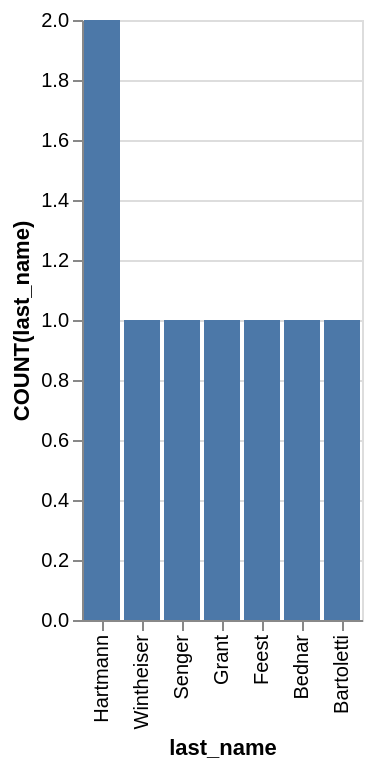

The specification (Vega-Lite) saved for this image:
### Vega-Lite specification from a JSON file in a GitHub repository (floating-point values rounded to 4 significant figures)
{"data": {"values": [{"x_data": "Hartmann", "y_data": 2}, {"x_data": "Wintheiser", "y_data": 1}, {"x_data": "Senger", "y_data": 1}, {"x_data": "Grant", "y_data": 1}, {"x_data": "Feest", "y_data": 1}, {"x_data": "Bednar", "y_data": 1}, {"x_data": "Bartoletti", "y_data": 1}]}, "mark": "bar", "encoding": {"x": {"field": "x_data", "type": "nominal", "title": "last_name", "sort": {"op": "sum", "field": "y_data", "order": "descending"}}, "y": {"field": "y_data", "type": "quantitative", "title": "COUNT(last_name)"}}}
